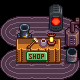

Below is a game level as drawn by its tile map, then a one-line description and the .tmx file that defines it, in full:
An orthogonal 5x5 tile map with 16x16 px tiles, 7 tile layers (Back, Back5, Buildings, Buildings1, ...), 4 tilesets.

<map version="1.10" tiledversion="1.10.2" orientation="orthogonal" renderorder="right-down" compressionlevel="0" width="5" height="5" tilewidth="16" tileheight="16" infinite="0" nextlayerid="21" nextobjectid="59">
 <properties>
  <property name="AllowGiantCrops" value="T" />
  <property name="CanBuildHere" value="T" />
  <property name="EnableGrassSpread" value="T" />
  <property name="Fall_Objects" value="T" />
  <property name="FarmFishLocationOverride" value="Mountain 0.5" />
  <property name="ForceAllowTreePlanting" value="T" />
  <property name="IsFarm" value="T" />
  <property name="LocationContext" value="Default" />
  <property name="LooserBuildRestrictions" value="T" />
  <property name="Outdoors" value="T" />
  <property name="Spring_Objects" value="T" />
  <property name="Summer_Objects" value="T" />
  <property name="Winter_Objects" value="T" />
 </properties>
 <tileset firstgid="1" name="Festivals" tilewidth="16" tileheight="16" tilecount="1024" columns="32">
  <image source="Festivals.png" width="512" height="512" />
 </tileset>
 <tileset firstgid="1025" name="Craftables" tilewidth="16" tileheight="16" tilecount="736" columns="8">
  <image source="Craftables.png" width="128" height="1472" />
 </tileset>
 <tileset firstgid="1761" name="furniture" tilewidth="16" tileheight="16" tilecount="2976" columns="32">
  <image source="furniture.png" width="512" height="1488" />
 </tileset>
 <tileset firstgid="4737" name="clintgeodes" tilewidth="16" tileheight="16" tilecount="8" columns="4">
  <image source="clintgeodes.png" width="64" height="32" />
 </tileset>
 <layer id="1" name="Back" width="5" height="5">
  <data encoding="csv">
0,0,0,0,0,
0,0,0,0,0,
0,0,0,0,0,
0,0,0,0,0,
0,0,0,0,0
</data>
 </layer>
 <layer id="19" name="Back5" width="5" height="5">
  <data encoding="csv">
0,0,0,0,0,
3725,3726,3726,3726,3727,
3757,3758,3758,3758,3759,
3725,3726,3726,3726,3727,
3757,3758,3758,3758,3759
</data>
 </layer>
 <layer id="2" name="Buildings" width="5" height="5">
  <data encoding="csv">
0,0,0,0,0,
0,0,0,1055,0,
0,1210,4738,4739,1375,
0,4741,4742,4743,1408,
0,0,0,0,0
</data>
 </layer>
 <layer id="20" name="Buildings1" width="5" height="5">
  <data encoding="csv">
0,0,0,0,0,
0,0,0,0,0,
0,0,0,0,0,
0,4741,4742,4743,0,
0,0,0,0,0
</data>
 </layer>
 <layer id="3" name="Front" width="5" height="5">
  <data encoding="csv">
0,0,0,1047,0,
0,1202,0,0,1367,
0,4737,4738,4739,1400,
0,0,0,0,0,
0,0,0,0,0
</data>
 </layer>
 <layer id="4" name="AlwaysFront" width="5" height="5">
  <data encoding="csv">
0,0,0,0,0,
0,0,0,0,0,
0,0,0,0,0,
0,0,0,0,0,
0,0,0,0,0
</data>
 </layer>
 <layer id="5" name="Paths" width="5" height="5">
  <data encoding="csv">
0,0,0,0,0,
0,0,0,0,0,
0,0,0,0,0,
0,0,0,0,0,
0,0,0,0,0
</data>
 </layer>
 <objectgroup id="6" name="Back" />
 <objectgroup id="7" name="Buildings" />
 <objectgroup id="8" name="Front" />
 <objectgroup id="9" name="AlwaysFront" />
 <objectgroup id="10" name="Paths" />
</map>
